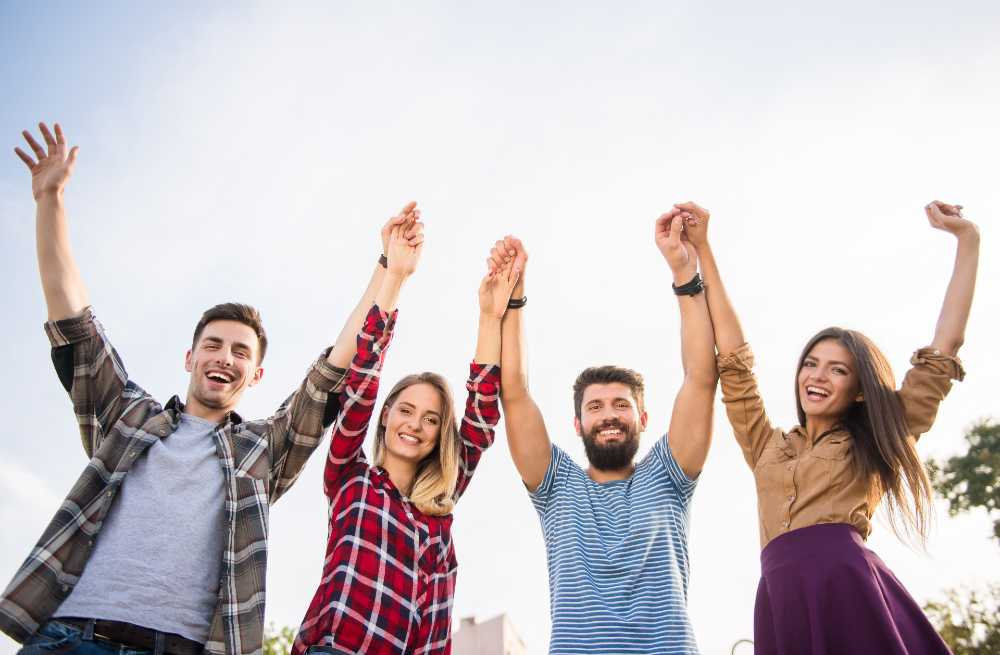
#> input picture Semana1/personas.jpg, 1000 x 655 px
$ python practica3.py
#> lines starting #> are read from the running program, lines starting #| are printed output that depends on the picture; after the words box and inside, x2 and y2 are one past the last pixel; in counts of white or black regions, pixels touching at a corner belong together
#Agenda del día Viernes 31 de enero
# 1 Crear una aplicacion que permita cargar dos imagenes
# 2 Convertir una escala de grises
# 3 Redimensionar las imagenes
# 4 Dibujar Sobre Ventana

import cv2 as cv
import numpy as np

#obtener una imagen de archivo
img_personas = cv.imread('personas.jpg', 1)
#> img_personas is the input picture: shape (655, 1000, 3); mean B, G, R 195.6, 192.9, 202.4
img_negros = cv.imread('negros.jpg', 1)
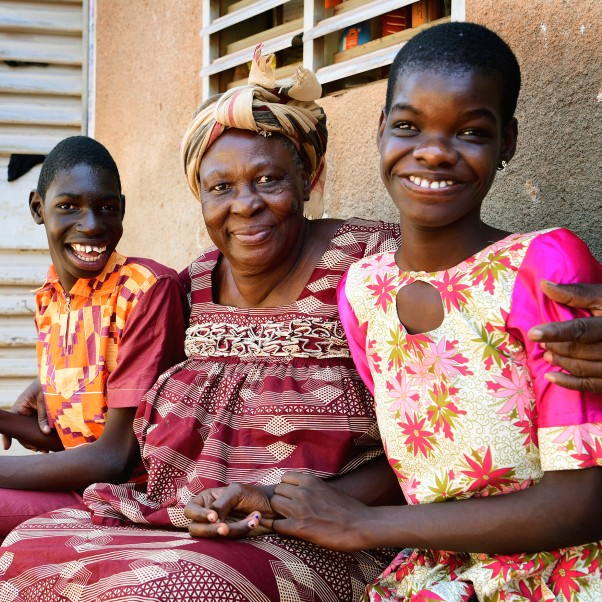
#> input picture Semana1/negros.jpg, 602 x 602 px
#> img_negros is the input picture: shape (602, 602, 3); mean B, G, R 107.8, 114.7, 158.3

#mostrar una imagen
cv.imshow("Personas",img_personas)
cv.imshow("Negros",img_negros)

#Convertir imagenes a escala de gris
cg_imgpersonas = cv.cvtColor(img_personas, cv.COLOR_BGR2GRAY)
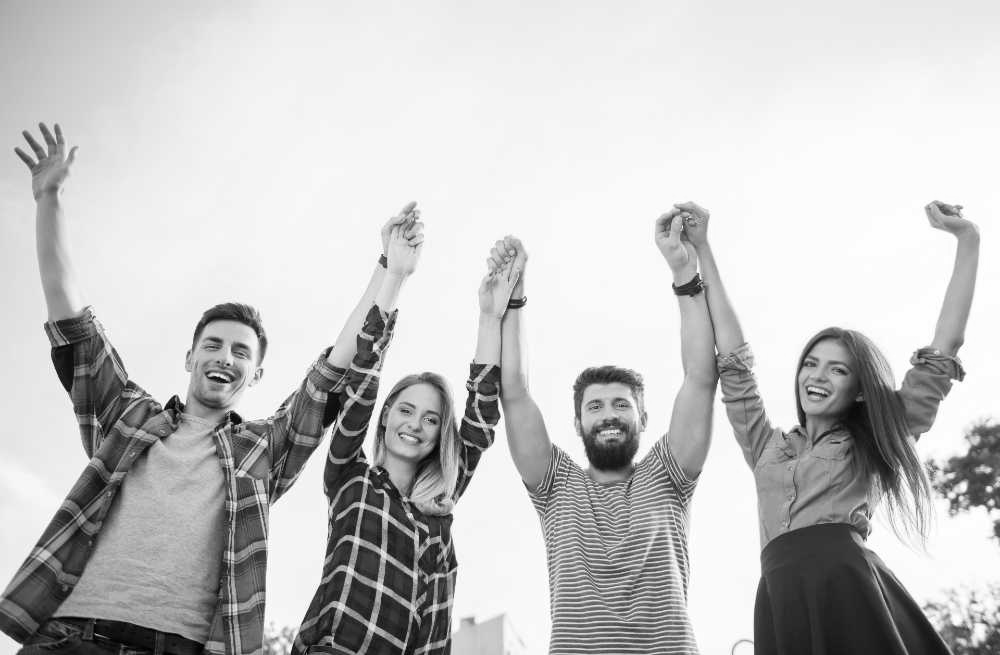
#> cg_imgpersonas: shape (655, 1000); min 0, max 255, mean 196.1
cg_imgnegros = cv.cvtColor(img_negros, cv.COLOR_BGR2GRAY)
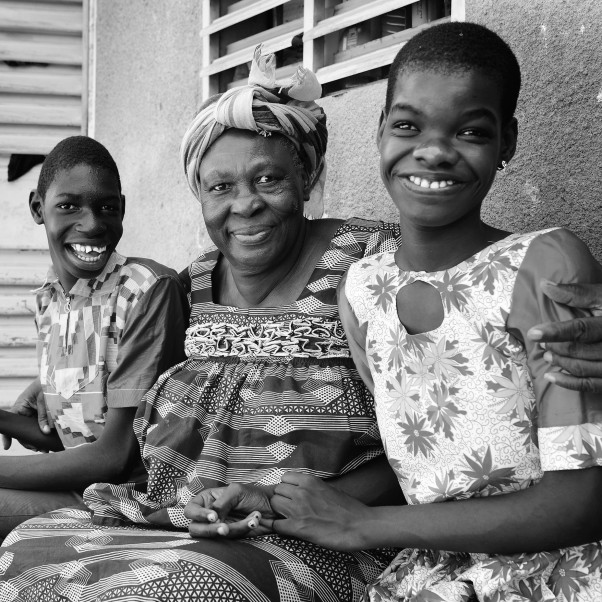
#> cg_imgnegros: shape (602, 602); min 0, max 255, mean 127

#mostrar una imagen Nota Los nombre de las ventanas deben ser diferentes
cv.imshow("Personas1",cg_imgpersonas)
cv.imshow("Negros1",cg_imgnegros)

#Redimencionar las imagenes
rpersonas = cv.resize(cg_imgpersonas, (300,300))
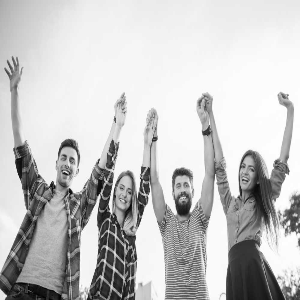
#> rpersonas: shape (300, 300); min 1, max 255, mean 196
rnegros = cv.resize(cg_imgnegros, (200,300))
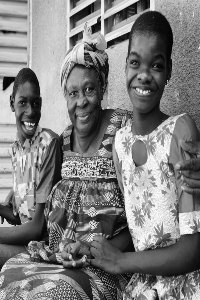
#> rnegros: shape (300, 200); min 2, max 254, mean 126.7
cv.imshow("Personas2",rpersonas)
cv.imshow("Negros2",rnegros)

#Comentar si queremos ver las imagenes anteriores
#cv.destroyAllWindows()

#Crear una imagen en negro
imagen_negra = np.zeros((500, 500, 3), dtype="uint8")

#Dibujar una linea recta
cv.line(imagen_negra, (50, 250), (450, 250), (0, 255, 0), 3)
cv.line(imagen_negra, (250, 50), (250, 450), (0, 255, 0), 3)

# Dibujar un rectángulo
cv.rectangle(imagen_negra, (50, 50), (450, 450), (255, 0, 0), 3)

# Dibujar un círculo con parametro 1 es sin relleno con parametro 0 con relleno
cv.circle(imagen_negra, (250, 250), 200, (0, 0, 255), 1)
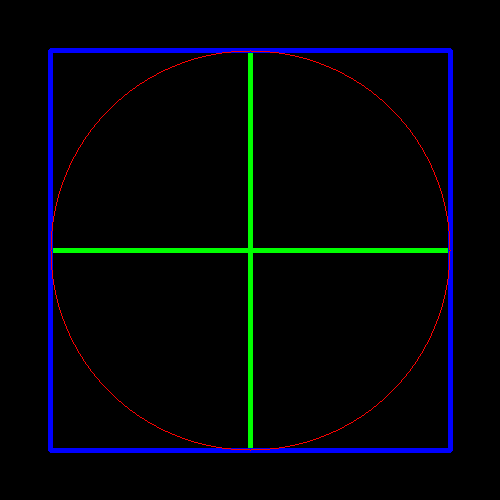
#> imagen_negra: shape (500, 500, 3); mean of channels 0, 1, 2 7.9, 4, 1.2; drawn as B, G, R

#Detectar los bordes de una imagen
bordes = cv.Canny(rpersonas, 300, 300)  # Límite inferior y superior
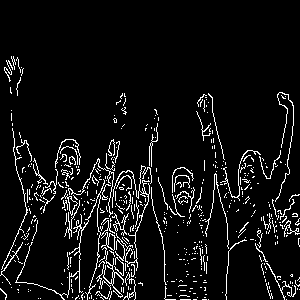
#> bordes: shape (300, 300); 6.9% white in thin lines or dots, all inside (x1, y1, x2, y2) = (0, 56, 300, 300)
cv.imshow("Detección de Bordes", bordes)

cv.imshow("Ventana Negra", imagen_negra)
#Pausa
cv.waitKey(0)

#Cerrar la carga de memoria
cv.destroyAllWindows()
